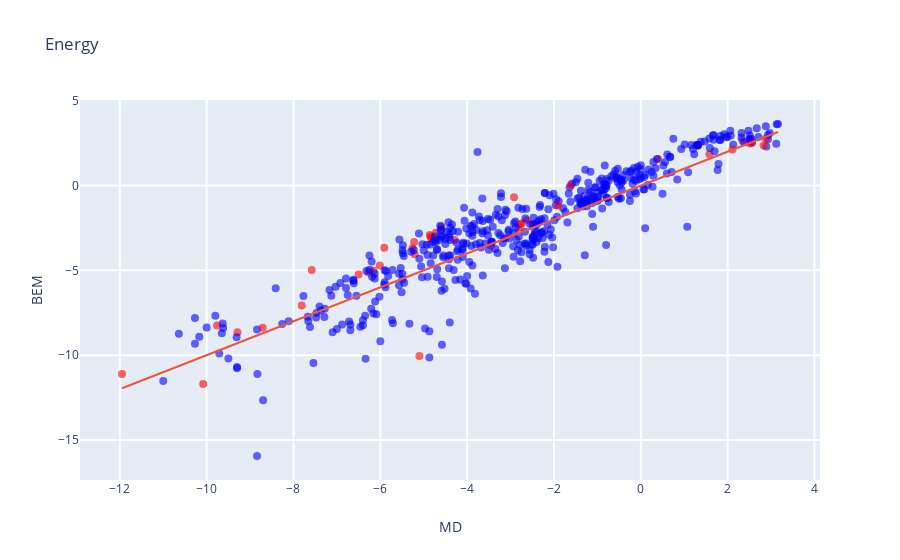

Notebook source saved alongside this figure:
### Markdown cell above
All the `_i` files are energy components for the implicit solvent model, whereas `_e` for the explicit solvent. `iupac` and `smiles` are the molecule names, which are the same in both files. `SASA` is the solvent accessible surface area and `vol` the volume of each solute.

As a reminder:
* $\Delta G_{cav}$ is the cavity energy
* $\Delta G_{disp}$ is the energy of the solute-solvent dispersion interacion
* $\Delta G_{es}$ is the electrostatic component of free energy (charging free energy)
* $\Delta G_{np} = \Delta G_{cav} + \Delta G_{disp}$ is the nonpolar component of the solvation free energy
* $\Delta G = \Delta G_{np} + \Delta G_{es}$ is the total solvation free energy
* $\Delta G_{exper}$ is the solvation free energy obtained from experiments

Next, you can explore the correlation between explicit and implicit solvent calculations for each energy component, and with the experimental values. You might find the following very useful:
* Hover over the scatter plot, you'll be able to see the name of each solute, given by either IUPAC or SMILES (see docstring under the `plot_correl` function). 
* Highlight in red components with a certain string in its name using the `key` argument. For example, if you want to see all the compounds with triple bonds, your third input argument would be `smiles` and you can add `key='#'`

### Code cell
dG_i = dGes_i + dGcav_i + dGdisp_i
dG_e = dGes_e + dGcav_e + dGdisp_e
plot_correl(dGexper, dG_i, iupac, key='dimethyl')

### Figure 1 — Plotly figure (JSON) as saved in the notebook; plotly's stock layout.template omitted (floating-point values rounded to 4 significant figures; data arrays with more than 128 entries replaced by an {"elided": "..."} marker saying what was removed)
{"data": [{"hoverinfo": "text", "marker": {"color": {"elided": "497 str values"}, "opacity": 0.6, "size": 8}, "mode": "markers", "text": {"elided": "497 str values"}, "type": "scatter", "x": {"elided": "497 float values"}, "y": {"elided": "497 float values"}}, {"mode": "lines", "type": "scatter", "x": [-11.95, 3.16], "y": [-11.95, 3.16]}], "layout": {"hovermode": "closest", "showlegend": false, "title": {"text": "Energy"}, "xaxis": {"gridwidth": 2, "ticklen": 5, "title": {"text": "MD"}, "zeroline": false}, "yaxis": {"gridwidth": 2, "ticklen": 5, "title": {"text": "BEM"}}}}
